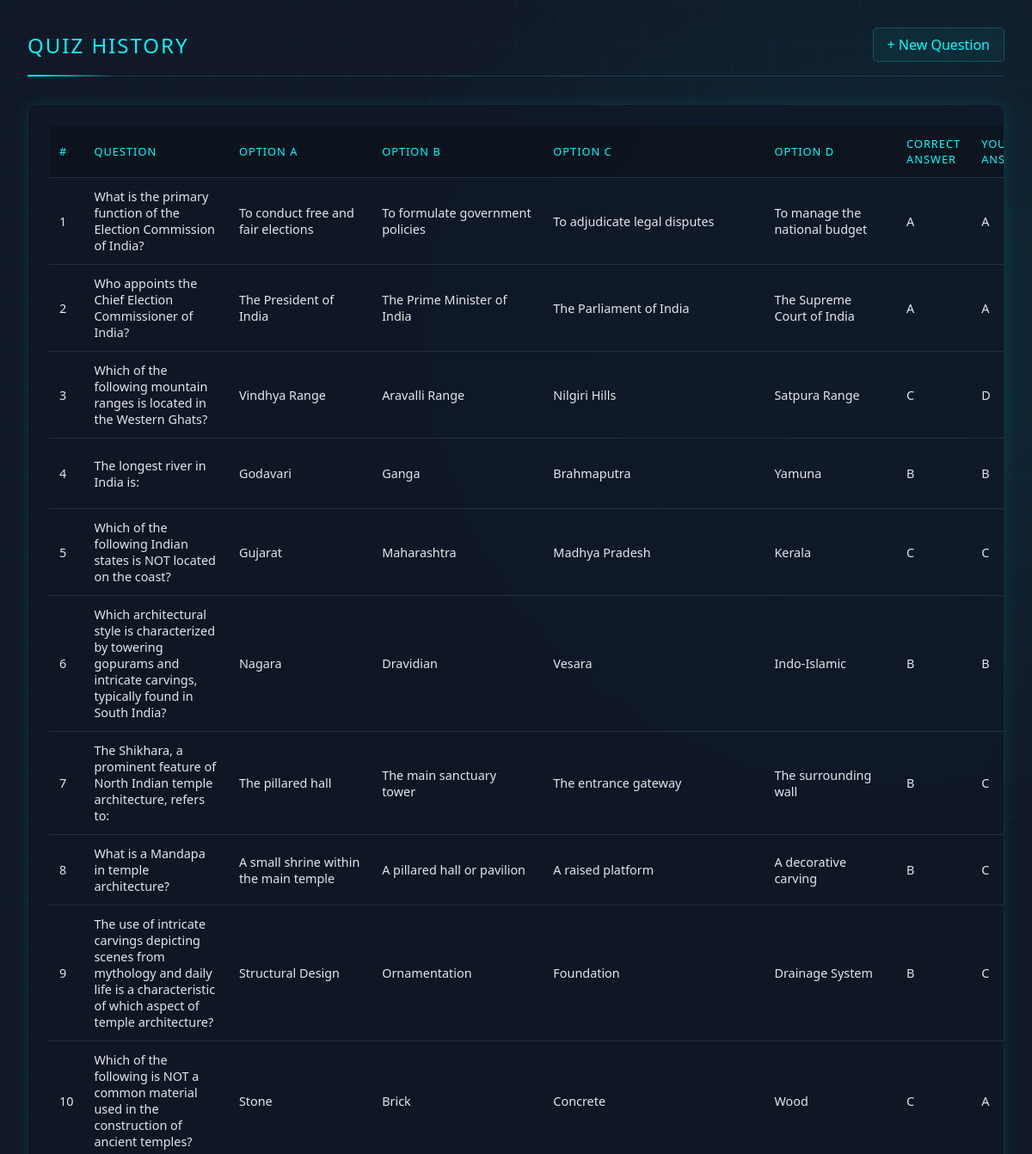
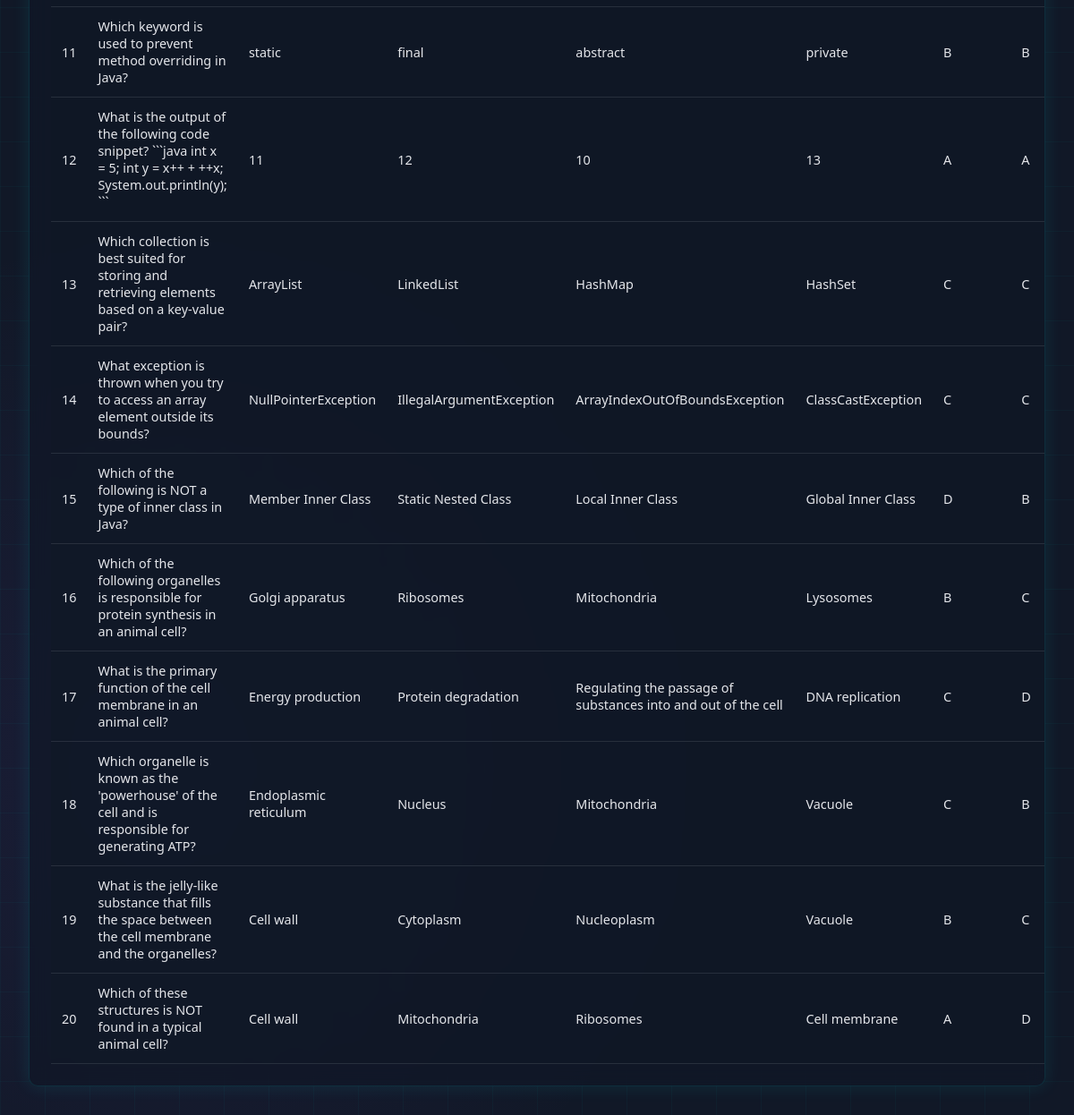
The app's page /history/ (signed in) with its own data (2 pictures, top to bottom).
### myapp/models.py (models this page shows)
class QuizAttempt(models.Model):
    user = models.ForeignKey(User, on_delete=models.CASCADE)
    question = models.TextField()
    option_A = models.CharField(max_length=255)
    option_B = models.CharField(max_length=255)
    option_C = models.CharField(max_length=255)
    option_D = models.CharField(max_length=255)
    correct_answer = models.CharField(max_length=1)  # A, B, C, or D
    user_answer = models.CharField(max_length=1, blank=True, null=True)
    is_correct = models.BooleanField(default=False)
    timestamp = models.DateTimeField(auto_now_add=True)

### myapp/views.py (the view)
# urls.py: path("history/", views.quiz_history, name="history"),
def quiz_history(request):
    if request.user.is_authenticated:
        print(request.user.username)
        print(request.user)  # Directly prints the user object
    else:
        print("User is not logged in")
    quiz_attempts = QuizAttempt.objects.filter(user=request.user)
    print(quiz_attempts)
    return render(request, "quiz_history.html", {"attempts": quiz_attempts})

### myapp/templates/quiz_history.html (shortened to what this page needs)
<!DOCTYPE html>
<html>
<head>
</head>
<body>
    <div class="grid-overlay"></div>
    <div class="container">
        <div class="header">
            <h2>QUIZ HISTORY</h2>
            <a href="{% url 'ask_question' %}">+ New Question</a>
        </div>
        {% if attempts %}
            <div class="table-container">
                <table>
                    <thead>
                        <tr>
                            <th>#</th>
                            <th>Question</th>
                            <th>Option A</th>
                            <th>Option B</th>
                            <th>Option C</th>
                            <th>Option D</th>
                            <th>Correct Answer</th>
                            <th>Your Answer</th>
                        </tr>
                    </thead>
                    <tbody>
                        {% for attempt in attempts %}
                        <tr>
                            <td>{{ forloop.counter }}</td>
                            <td>{{ attempt.question }}</td>
                            <td>{{ attempt.option_A }}</td>
                            <td>{{ attempt.option_B }}</td>
                            <td>{{ attempt.option_C }}</td>
                            <td>{{ attempt.option_D }}</td>
                            <td>{{ attempt.correct_answer }}</td>
                            <td>{{ attempt.user_answer|default:"N/A" }}</td>
                        </tr>
                        {% endfor %}
                    </tbody>
                </table>
            </div>
        {% else %}
            <div class="empty-state">
                <p>No quiz attempts found.</p>
                <a href="{% url 'ask_question' %}">Generate your first quiz</a>
            </div>
        {% endif %}
    </div>
</body>
</html>

### myapp/templates/quiz_history.html (style rules this page uses)
:root { --primary: #00ffff; --dark: #111827; --light: #e5e7eb; --accent: #8b5cf6; --success: #10b981; --error: #ef4444; }
body { margin: 0; padding: 0; font-family: 'Segoe UI', Tahoma, Geneva, Verdana, sans-serif; background-color: var(--dark); color: var(--light); min-height: 100vh; background-image: radial-gradient(circle at 85% 15%, rgba(0, 255, 255, 0.08) 0%, transparent 25%), radial-gradient(circle at 15% 85%, rgba(139, 92, 246, 0.08) 0%, transparent 25%); }
.container { max-width: 1200px; margin: 0 auto; padding: 2rem; }
.header { display: flex; justify-content: space-between; align-items: center; margin-bottom: 2rem; padding-bottom: 1rem; border-bottom: 1px solid rgba(0, 255, 255, 0.2); position: relative; }
.header::after { content: ''; position: absolute; bottom: -1px; left: 0; width: 100px; height: 2px; background: linear-gradient(to right, var(--primary), transparent); }
h2 { color: var(--primary); font-weight: 300; letter-spacing: 2px; margin: 0; }
a { color: var(--primary); text-decoration: none; transition: all 0.3s ease; position: relative; padding: 0.5rem 1rem; border: 1px solid rgba(0, 255, 255, 0.2); border-radius: 5px; background-color: rgba(0, 255, 255, 0.05); }
.table-container { background-color: rgba(17, 24, 39, 0.7); backdrop-filter: blur(10px); border: 1px solid rgba(0, 255, 255, 0.1); border-radius: 10px; padding: 1.5rem; box-shadow: 0 0 20px rgba(0, 255, 255, 0.1); overflow-x: auto; }
table { width: 100%; border-collapse: collapse; margin: 0; padding: 0; font-size: 0.9rem; }
table tr { background-color: rgba(17, 24, 39, 0.5); border-bottom: 1px solid rgba(255, 255, 255, 0.1); transition: all 0.3s ease; }
table th, table td { padding: 0.75rem; text-align: left; }
table th { background-color: rgba(0, 0, 0, 0.2); color: var(--primary); font-weight: 400; letter-spacing: 1px; text-transform: uppercase; font-size: 0.8rem; position: sticky; top: 0; }
.grid-overlay { position: fixed; top: 0; left: 0; width: 100%; height: 100%; background-size: 50px 50px; background-image: linear-gradient(to right, rgba(0, 255, 255, 0.03) 1px, transparent 1px), linear-gradient(to bottom, rgba(0, 255, 255, 0.03) 1px, transparent 1px); z-index: -1; pointer-events: none; }

### records on screen
QuizAttempt: question "What is the primary function of the Election Commission of India?", option_A "To conduct free and fair elections", option_B "To formulate government policies", option_C "To adjudicate legal disputes", option_D "To manage the national budget", correct_answer "A", user_answer "A"
QuizAttempt: question "Who appoints the Chief Election Commissioner of India?", option_A "The President of India", option_B "The Prime Minister of India", option_C "The Parliament of India", option_D "The Supreme Court of India", correct_answer "A", user_answer "A"
QuizAttempt: question "Which of the following mountain ranges is located in the Western Ghats?", option_A "Vindhya Range", option_B "Aravalli Range", option_C "Nilgiri Hills", option_D "Satpura Range", correct_answer "C", user_answer "D"
QuizAttempt: question "The longest river in India is:", option_A "Godavari", option_B "Ganga", option_C "Brahmaputra", option_D "Yamuna", correct_answer "B", user_answer "B"
QuizAttempt: question "Which of the following Indian states is NOT located on the coast?", option_A "Gujarat", option_B "Maharashtra", option_C "Madhya Pradesh", option_D "Kerala", correct_answer "C", user_answer "C"
QuizAttempt: question "Which architectural style is characterized by towering gopurams and intricate carvings, typically found in South India?", option_A "Nagara", option_B "Dravidian", option_C "Vesara", option_D "Indo-Islamic", correct_answer "B", user_answer "B"
QuizAttempt: question "The Shikhara, a prominent feature of North Indian temple architecture, refers to:", option_A "The pillared hall", option_B "The main sanctuary tower", option_C "The entrance gateway", option_D "The surrounding wall", correct_answer "B", user_answer "C"
QuizAttempt: question "What is a Mandapa in temple architecture?", option_A "A small shrine within the main temple", option_B "A pillared hall or pavilion", option_C "A raised platform", option_D "A decorative carving", correct_answer "B", user_answer "C"
QuizAttempt: question "The use of intricate carvings depicting scenes from mythology and daily life is a characteristic of which aspect of temple architecture?", option_A "Structural Design", option_B "Ornamentation", option_C "Foundation", option_D "Drainage System", correct_answer "B", user_answer "C"
QuizAttempt: question "Which of the following is NOT a common material used in the construction of ancient temples?", option_A "Stone", option_B "Brick", option_C "Concrete", option_D "Wood", correct_answer "C", user_answer "A"
QuizAttempt: question "Which keyword is used to prevent method overriding in Java?", option_A "static", option_B "final", option_C "abstract", option_D "private", correct_answer "B", user_answer "B"
QuizAttempt: question "What is the output of the following code snippet? ```java int x = 5; int y = x++ + ++x; System.out.println(y); ```", option_A "11", option_B "12", option_C "10", option_D "13", correct_answer "A", user_answer "A"
QuizAttempt: question "Which collection is best suited for storing and retrieving elements based on a key-value pair?", option_A "ArrayList", option_B "LinkedList", option_C "HashMap", option_D "HashSet", correct_answer "C", user_answer "C"
QuizAttempt: question "What exception is thrown when you try to access an array element outside its bounds?", option_A "NullPointerException", option_B "IllegalArgumentException", option_C "ArrayIndexOutOfBoundsException", option_D "ClassCastException", correct_answer "C", user_answer "C"
QuizAttempt: question "Which of the following is NOT a type of inner class in Java?", option_A "Member Inner Class", option_B "Static Nested Class", option_C "Local Inner Class", option_D "Global Inner Class", correct_answer "D", user_answer "B"
QuizAttempt: question "Which of the following organelles is responsible for protein synthesis in an animal cell?", option_A "Golgi apparatus", option_B "Ribosomes", option_C "Mitochondria", option_D "Lysosomes", correct_answer "B", user_answer "C"
QuizAttempt: question "What is the primary function of the cell membrane in an animal cell?", option_A "Energy production", option_B "Protein degradation", option_C "Regulating the passage of substances into and out of the cell", option_D "DNA replication", correct_answer "C", user_answer "D"
QuizAttempt: question "Which organelle is known as the 'powerhouse' of the cell and is responsible for generating ATP?", option_A "Endoplasmic reticulum", option_B "Nucleus", option_C "Mitochondria", option_D "Vacuole", correct_answer "C", user_answer "B"
QuizAttempt: question "What is the jelly-like substance that fills the space between the cell membrane and the organelles?", option_A "Cell wall", option_B "Cytoplasm", option_C "Nucleoplasm", option_D "Vacuole", correct_answer "B", user_answer "C"
QuizAttempt: question "Which of these structures is NOT found in a typical animal cell?", option_A "Cell wall", option_B "Mitochondria", option_C "Ribosomes", option_D "Cell membrane", correct_answer "A", user_answer "D"
